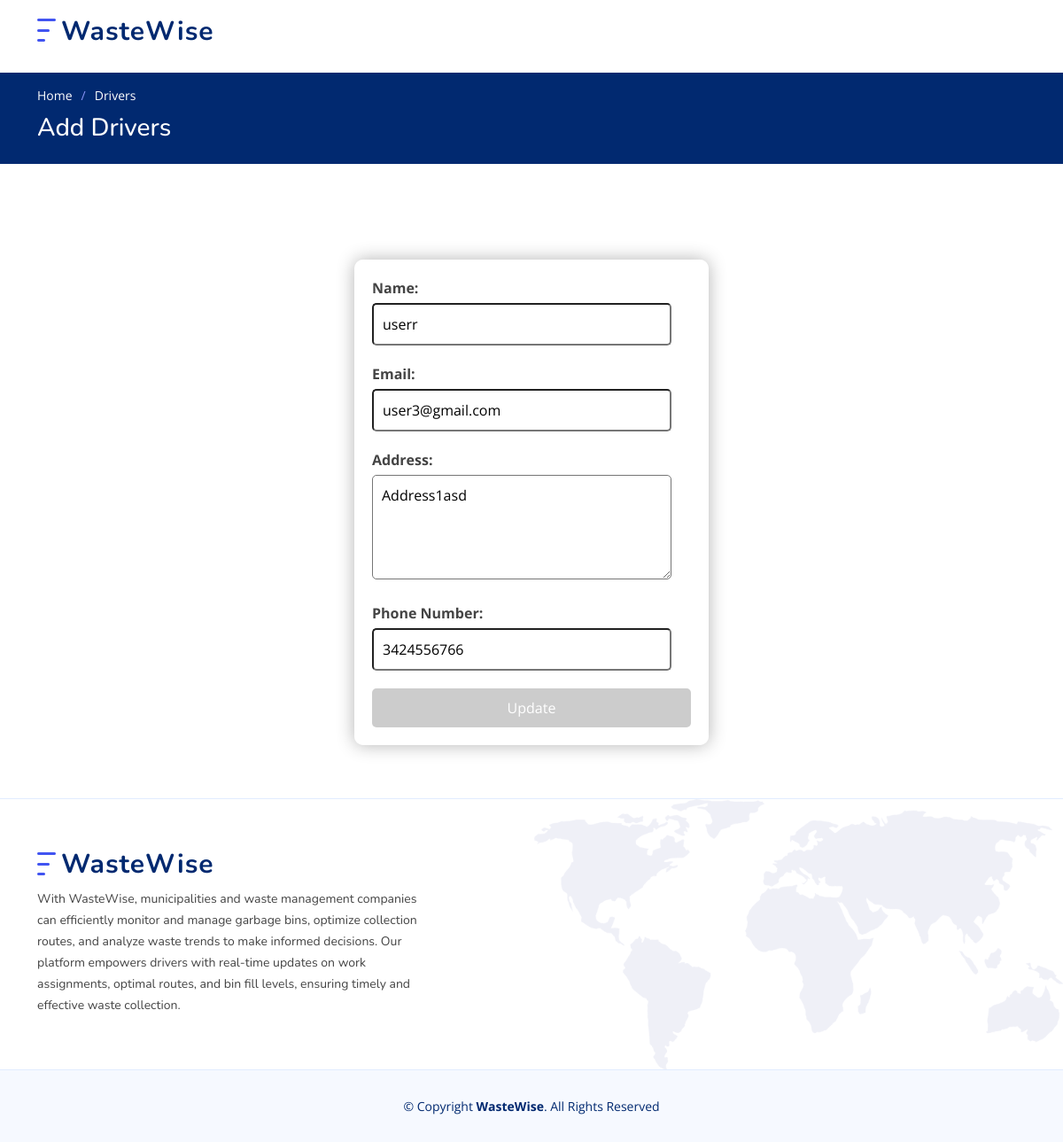
/user_profile/ (signed in), run on the app's committed database.
### w_app/models.py (models this page shows)
class user_d(models.Model):
    S_id=models.IntegerField(primary_key=True)
    Name=models.CharField(max_length=255)
    Email=models.CharField(max_length=255)
    Password=models.CharField(max_length=255)
    Address=models.CharField(max_length=255,default="-")
    PhoneNo=models.CharField(max_length=255,default="-")

### w_app/views.py (the view)
# urls.py: path('user_profile/', user_profile, name="user_profile"),
@never_cache
def user_profile(request):
	if 'uid' in request.session:
		emailll=request.session['em']
		asd=user_d.objects.get(Email=emailll)
		name=asd.Name
		email=asd.Email
		addr=asd.Address
		phn=asd.PhoneNo
		return render(request, 'profile_updation.html',{'name':name,'email':email,'addr':addr,'phn':phn})
	else:
		return render(request, 'sign_in.html')

### w_app/templates/profile_updation.html (shortened to what this page needs)
{% load static %}
<!DOCTYPE html>
<html lang="en">
<head>
  <link href="{% static 'assets/vendor/aos/aos.css' %}" rel="stylesheet">
  <link href="{% static 'assets/vendor/bootstrap/css/bootstrap.min.css' %}" rel="stylesheet">
  <link href="{% static 'assets/vendor/bootstrap-icons/bootstrap-icons.css' %}" rel="stylesheet">
  <link href="{% static 'assets/vendor/glightbox/css/glightbox.min.css' %}" rel="stylesheet">
  <link href="{% static 'assets/vendor/remixicon/remixicon.css' %}" rel="stylesheet">
  <link href="{% static 'assets/vendor/swiper/swiper-bundle.min.css' %}" rel="stylesheet">
  <link href="{% static 'assets/css/style.css' %}" rel="stylesheet">
  <link href="{% static 'fo.css' %}" rel="stylesheet">
</head>
<body>
  <header id="header" class="header fixed-top">
    <div class="container-fluid container-xl d-flex align-items-center justify-content-between">
      <a href="{% url 'show_home_user' %}" class="logo d-flex align-items-center">
        <img src="{% static 'assets/img/logo.png' %}" alt="">
        <span>WasteWise</span>
      </a>
      <nav id="navbar" class="navbar">
        <i class="bi bi-list mobile-nav-toggle"></i>
      </nav>
    </div>
  </header>
  <main id="main">
    <section class="breadcrumbs">
      <div class="container">
        <ol>
          <li><a href="{% url 'show_home_admin' %}">Home</a></li>
          <li>Drivers</li>
        </ol>
        <h2>Add Drivers</h2>
      </div>
    </section>
    <br>
    <br>
    <section  class="inner-page">
      <div class="containerr">
        <form method="POST" action="{% url 'edit_prof' %}" id="signup-form">{% csrf_token %}
            <div class="form-group">
                <label for="name">Name:</label>
                <input type="text" id="name" name="us_name" value={{name}} required>
            </div>
            <div class="form-group">
                <label for="email">Email:</label>
                <input type="email" id="email" name="us_email" value={{email}} required>
            </div>
            <div class="form-group">
                <label for="address">Address:</label>
                <textarea id="address" name="us_addr" rows="4" required>{{addr}}</textarea>
            </div>
            <div class="form-group">
                <label for="phone">Phone Number:</label>
                <input type="text" id="phone" name="us_phn" value={{phn}} required>
            </div>
            <input type="submit" value="Update" id="submit-btn" disabled>
        </form>
    </div>
    </section>
  </main>
  <footer id="footer" class="footer">
    <div class="footer-top">
      <div class="container">
        <div class="row gy-4">
          <div class="col-lg-5 col-md-12 footer-info">
            <a href="{% url 'show_home_admin' %}" class="logo d-flex align-items-center">
              <img src="{% static 'assets/img/logo.png' %}" alt="">
              <span>WasteWise</span>
            </a>
            <p>
                With WasteWise, municipalities and waste management companies can efficiently monitor and manage garbage bins, optimize collection routes, and analyze waste trends to make informed decisions. Our platform empowers drivers with real-time updates on work assignments, optimal routes, and bin fill levels, ensuring timely and effective waste collection.
            </p>
          </div>
    </div>
      </div>
    </div>
    <div class="container">
      <div class="copyright">
        &copy; Copyright <strong><span>WasteWise</span></strong>. All Rights Reserved
      </div>
    </div>
  </footer>
</body>
</html>

### w_app/static/assets/css/style.css (style rules this page uses)
:root { scroll-behavior: smooth; }
body { font-family: "Open Sans", sans-serif; color: #444444; }
a { color: #4154f1; text-decoration: none; }
h1, h2, h3, h4, h5, h6 { font-family: "Nunito", sans-serif; }
section { padding: 60px 0; overflow: hidden; }
.breadcrumbs { padding: 15px 0; background: #012970; min-height: 40px; margin-top: 82px; color: #fff; }
.breadcrumbs h2 { font-size: 28px; font-weight: 500; }
.breadcrumbs ol { display: flex; flex-wrap: wrap; list-style: none; padding: 0 0 10px 0; margin: 0; font-size: 14px; }
.breadcrumbs ol a { color: #fff; transition: 0.3s; }
.breadcrumbs ol li+li { padding-left: 10px; }
.breadcrumbs ol li+li::before { display: inline-block; padding-right: 10px; color: #8894f6; content: "/"; }
.header { transition: all 0.5s; z-index: 997; padding: 20px 0; }
.header .logo { line-height: 0; }
.header .logo img { max-height: 40px; margin-right: 6px; }
.header .logo span { font-size: 30px; font-weight: 700; letter-spacing: 1px; color: #012970; font-family: "Nunito", sans-serif; margin-top: 3px; }
.navbar { padding: 0; }
.mobile-nav-toggle { color: #012970; font-size: 28px; cursor: pointer; display: none; line-height: 0; transition: 0.5s; }
@media (max-width: 1200px) { .mobile-nav-toggle { display: block; } }
.footer { background: #f6f9ff; padding: 0 0 30px 0; font-size: 14px; }
.footer .footer-top { background: white url(../img/footer-bg.png) no-repeat right top; background-size: contain; border-top: 1px solid #e1ecff; border-bottom: 1px solid #e1ecff; padding: 60px 0 30px 0; }
.footer .footer-top .footer-info { margin-bottom: 30px; }
.footer .footer-top .footer-info .logo { line-height: 0; margin-bottom: 15px; }
.footer .footer-top .footer-info .logo img { max-height: 40px; margin-right: 6px; }
.footer .footer-top .footer-info .logo span { font-size: 30px; font-weight: 700; letter-spacing: 1px; color: #012970; font-family: "Nunito", sans-serif; margin-top: 3px; }
.footer .footer-top .footer-info p { font-size: 14px; line-height: 24px; margin-bottom: 0; font-family: "Nunito", sans-serif; }
.footer .copyright { text-align: center; padding-top: 30px; color: #012970; }

### w_app/static/fo.css (style rules this page uses)
* { margin: 0; padding: 0; box-sizing: border-box; }

### w_app/templates/profile_updation.html (style rules this page uses)
.containerr { width: 400px; max-height: 200vh; background-color: rgba(255, 255, 255, 0.9); padding: 20px; border-radius: 10px; box-shadow: 0 0 20px rgba(0, 0, 0, 0.3); text-align: center; justify-content: center; align-items: center; margin: 0 auto; }
.form-group { margin-bottom: 20px; text-align: left; }
label { display: block; margin-bottom: 5px; font-weight: bold; }
input[type="text"], input[type="email"], input[type="password"], textarea { width: calc(100% - 22px); padding: 10px; border-radius: 5px; transition: border-color 0.3s ease; }
input[type="submit"] { width: 100%; padding: 10px; border: none; border-radius: 5px; background-color: #4caf50; color: #fff; cursor: pointer; transition: background-color 0.3s ease; }
input[type="submit"]:disabled { background-color: #ccc; cursor: not-allowed; }

### data on the page
user_d: us_name "userr", us_email "user3@gmail.com", us_addr "Address1asd", us_phn "3424556766"
